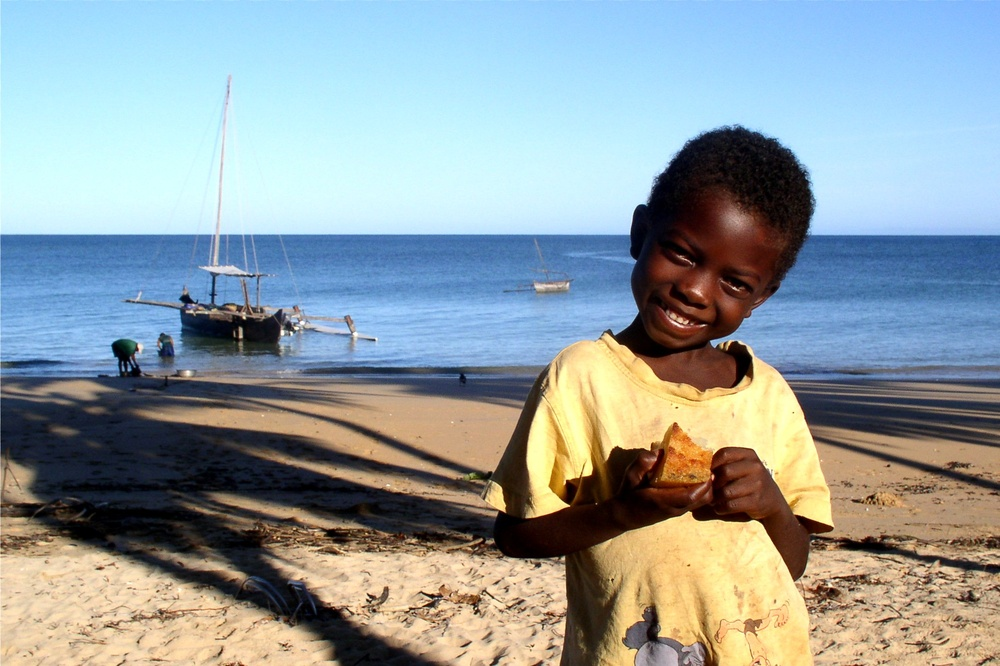
#> input picture Python aplikacija/example.jpeg, 1000 x 666 px, shrunk from 2059 x 1372 before the run
$ python marr-hildreth.py example.jpeg 1.0
#> lines starting #> are read from the running program, lines starting #| are printed output that depends on the picture; after the words box and inside, x2 and y2 are one past the last pixel; in counts of white or black regions, pixels touching at a corner belong together
import sys
import os
import cv2
import numpy as np
from matplotlib import pyplot as plt

# Spravuvanje so argumentite
imagePath = sys.argv[1]

if not os.path.isfile(imagePath):
	raise ValueError('File not found')

image = cv2.imread(imagePath, 0)
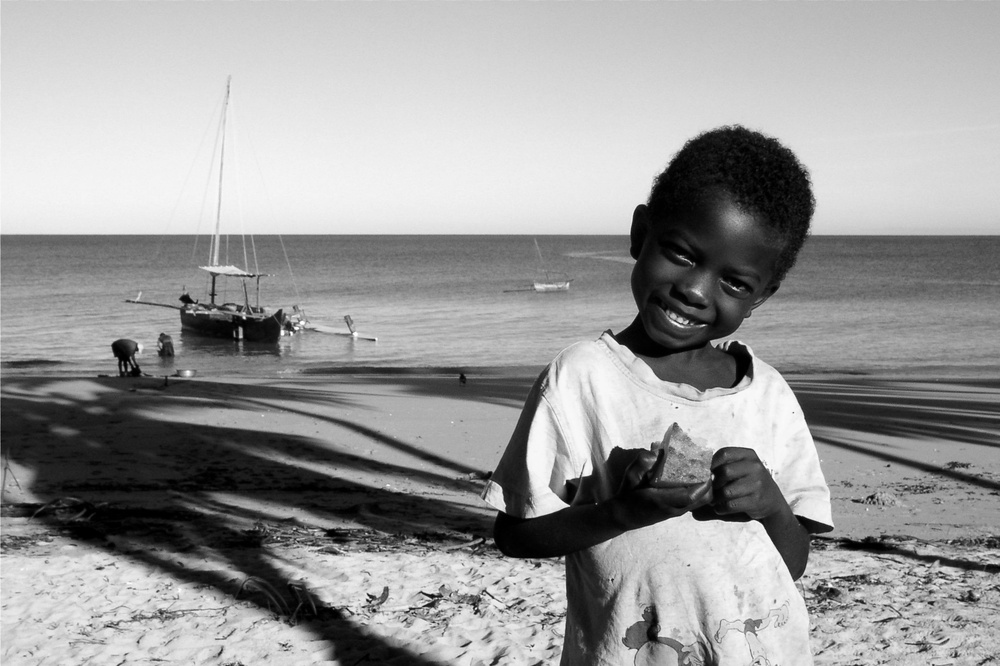
#> image: shape (666, 1000); min 0, max 255, mean 154.8

sigma = float(sys.argv[2])

###########################
# Marr-Hildreth algoritam #
###########################
size = int(2 * (np.ceil(3 * sigma)) + 1)

x, y = np.meshgrid(np.arange(-size / 2 + 1, size / 2 + 1), np.arange(-size / 2 + 1, size / 2 + 1))

normal = 1 / (2.0 * np.pi * sigma ** 2)

kernel = ((x ** 2 + y ** 2 - (2.0 * sigma ** 2)) / sigma ** 4) * np.exp(-(x ** 2 + y ** 2) / (2.0 * sigma ** 2)) / normal # LoG filter

kern_size = kernel.shape[0]
log = np.zeros_like(image, dtype=float)

# applying filter
for i in range(image.shape[0] - (kern_size - 1)):
	for j in range(image.shape[1] - (kern_size - 1)):
		window = image[i : i + kern_size, j : j + kern_size] * kernel
		log[i, j] = np.sum(window)
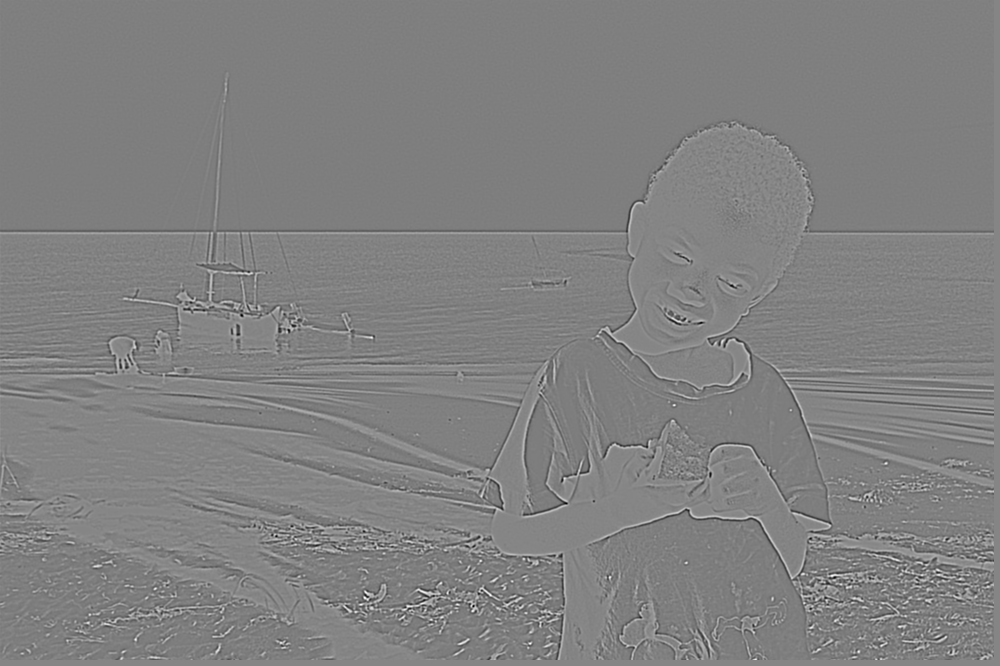
#> log: shape (666, 1000) float64; min -3549.2, max 3215, mean -125.4; drawn with min black and max white

log = log.astype(np.int64, copy=False)

zero_crossing = np.zeros_like(log)

# computing zero crossing
for i in range(log.shape[0] - (kern_size - 1)):
	for j in range(log.shape[1] - (kern_size - 1)):
		if log[i][j] == 0:
			if (log[i][j - 1] < 0 and log[i][j + 1] > 0) or (log[i][j - 1] < 0 and log[i][j + 1] < 0) or (log[i - 1][j] < 0 and log[i + 1][j] > 0) or (log[i - 1][j] > 0 and log[i + 1][j] < 0):
				zero_crossing[i][j] = 255
		if log[i][j] < 0:
			if (log[i][j - 1] > 0) or (log[i][j + 1] > 0) or (log[i - 1][j] > 0) or (log[i + 1][j] > 0):
				zero_crossing[i][j] = 255
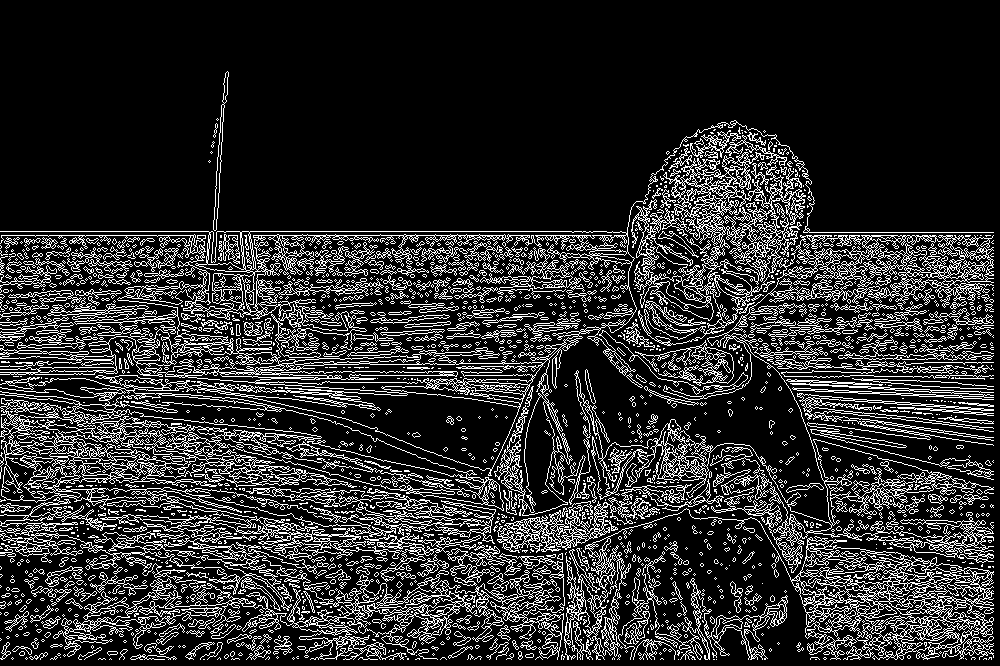
#> zero_crossing: shape (666, 1000) int64; 17.6% white in thin lines or dots, all inside (x1, y1, x2, y2) = (0, 71, 994, 660)

# plotting images
fig = plt.figure()
a = fig.add_subplot(1,2,1)
imgplot = plt.imshow(log, cmap='gray')
a.set_title('LoG, before edge-detect')
a = fig.add_subplot(1,2,2)
imgplot = plt.imshow(zero_crossing, cmap='gray')
a.set_title('Edges detected, sigma = ' + str(sigma))
plt.show()
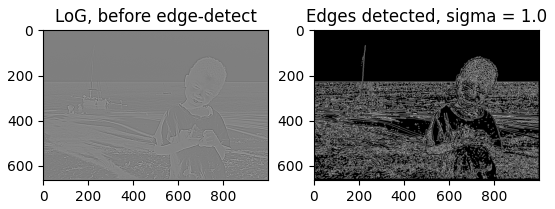
#> figure drawn by matplotlib, 2 panels
